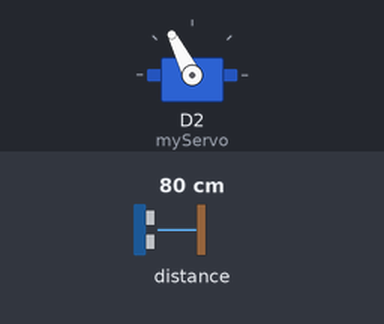
Bench run of a sketch on a simulated ESP8266 (NodeMCU). On the bench: servo. Wiring (inferred from the names in the program): ultrasonic range finder: trigger D4; echo D3. Inputs (shaded band) come from the test bench; at power-on: distance to the obstacle 80 cm. The echo pulse lasts 58.3 µs per cm.

Above: at 1.2 s.
1.3 s: distance to the obstacle set to 2 cm
At 1.67 s:
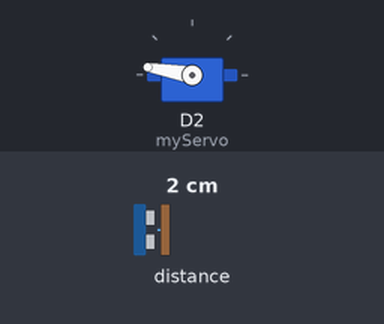
4.3 s: distance to the obstacle set to 120 cm
At 4.7 s:
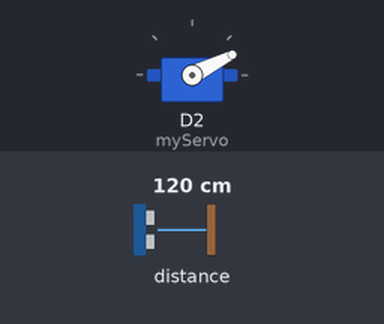
10.3 s: distance to the obstacle set to 60 cm
At 10.61 s:
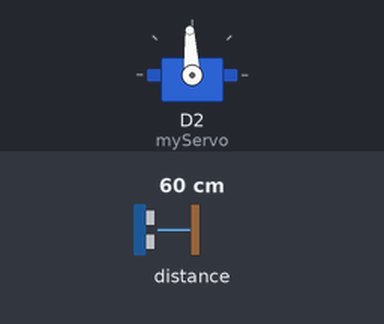
Timing chart, 0 to 19.3 s (numbered marks = the images above; inputs shaded):
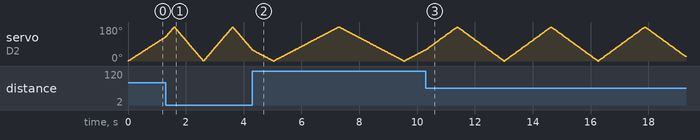

The sketch:

RadarObject.ino
```cpp
//library
#include <Servo.h>

//pin ultrasonik
const int trigPin = D4;
const int echoPin = D3;

// Variables
long duration;
int distance;

//inisiasi servo
Servo myServo;

//setup
void setup() {
  pinMode(trigPin, OUTPUT);
  pinMode(echoPin, INPUT);
  Serial.begin(9600);
  //pin servo
  myServo.attach(D2);
}

//loop
void loop() {
  //rotasi servo
  int i;
  for(i=0;i<=180;i+=1){
  myServo.write(i);
  delay(5);
  distance = calculateDistance();// Calls a function for calculating the distance measured by the Ultrasonic sensor for each degree
  }
  // Repeats the previous lines from 165 to 15 degrees
  for(i=180;i>=0;i-=1){
  myServo.write(i);
  delay(5);
  distance = calculateDistance();
  }
}

//hitung jarak
int calculateDistance(){

  //ultrasonik
  digitalWrite(trigPin, LOW);
  delayMicroseconds(2);
  // Sets the trigPin on HIGH state for 10 micro seconds
  digitalWrite(trigPin, HIGH);
  delayMicroseconds(10);
  digitalWrite(trigPin, LOW);
  duration = pulseIn(echoPin, HIGH); // Reads the echoPin, returns the sound wave travel time in microseconds
  distance= duration*0.034/2;
  return distance;
}
```
